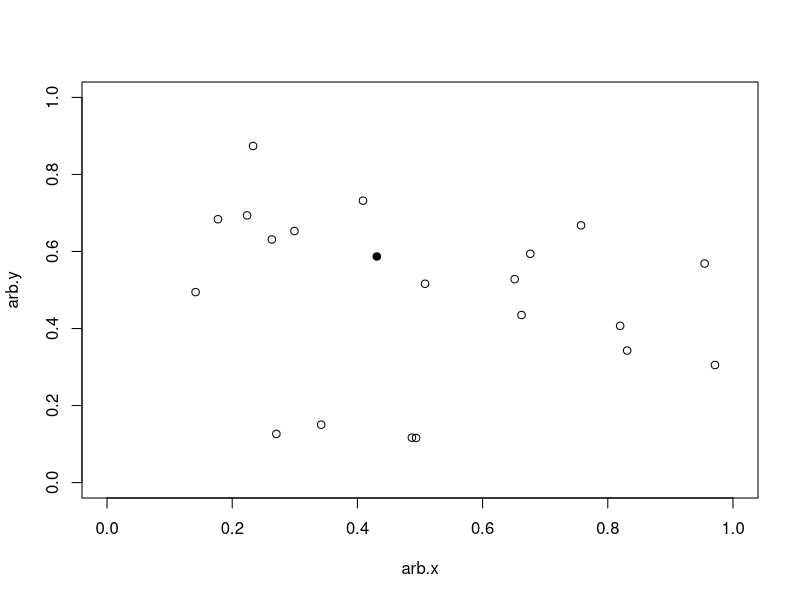

This chart was generated by the following R code:
# El siguiente código genera de forma aleatoria las coordenadas de los
# arbustos:
arb.x <- runif(20)
arb.y <- runif(20)

# Puede visualizar el mapa, junto con el panal de coordenadas (0.431, 0.587), 
# con los comandos:
plot(arb.x, arb.y, xlim = 0:1, ylim = 0:1)
points(0.431, 0.587, pch=19)

# Nota: si prefiere "apagar" estas líneas de código, agregue un # al inicio 
#       de las mismas.

# Instrucciones:
# Para lograr el objetivo, debe seguir los siguentes pasos:
# 1. Determinar los catetos de los triángulos rectángulos imaginarios (cat.ad 
#    y cat.op).
# 2. Con la fórmula de la hipotenusa hallar las distancias del panal a los 
#    arbustos (dst).
# 3. Con la función which.xxx encontrar las posiciones del mínimo (i) y el 
#    máximo (j) dentro del vector dst.
# 4. Utilizar estas posiciones para extraer las coordenadas correspondientes a 
#    los arbustos más cercano (arb.cerca) y lejano (arb.lejos) del panal.

# Objetivos:
# cat.ad y cat.op: los "catetos" de todos los triángulos rectángulos formados con 
#                  el central y los demás puntos.
# dst*: un vector con distancias entre el panal (0.431, 0.587) y todos los arbustos.
# i*: posición de dst en el que se encuentra el mínimo de distancia
# j*: posición de dst en el que se encuentra el máximo de distancia
# arb.cerca*: coordenadas del punto más cercano (vector de dos valores)
# arb.lejos*: coordenadas del punto más lejano  (vector de dos valores)

#===== Su código comienza aquí: =====#

cat.ad <- 0

cat.op <- 0

dst <- 0

i <- 0

j <- 0

arb.cerca <- c(0, 0)

arb.lejos <- c(0, 0)

#====== Aquí finaliza su código =====#
